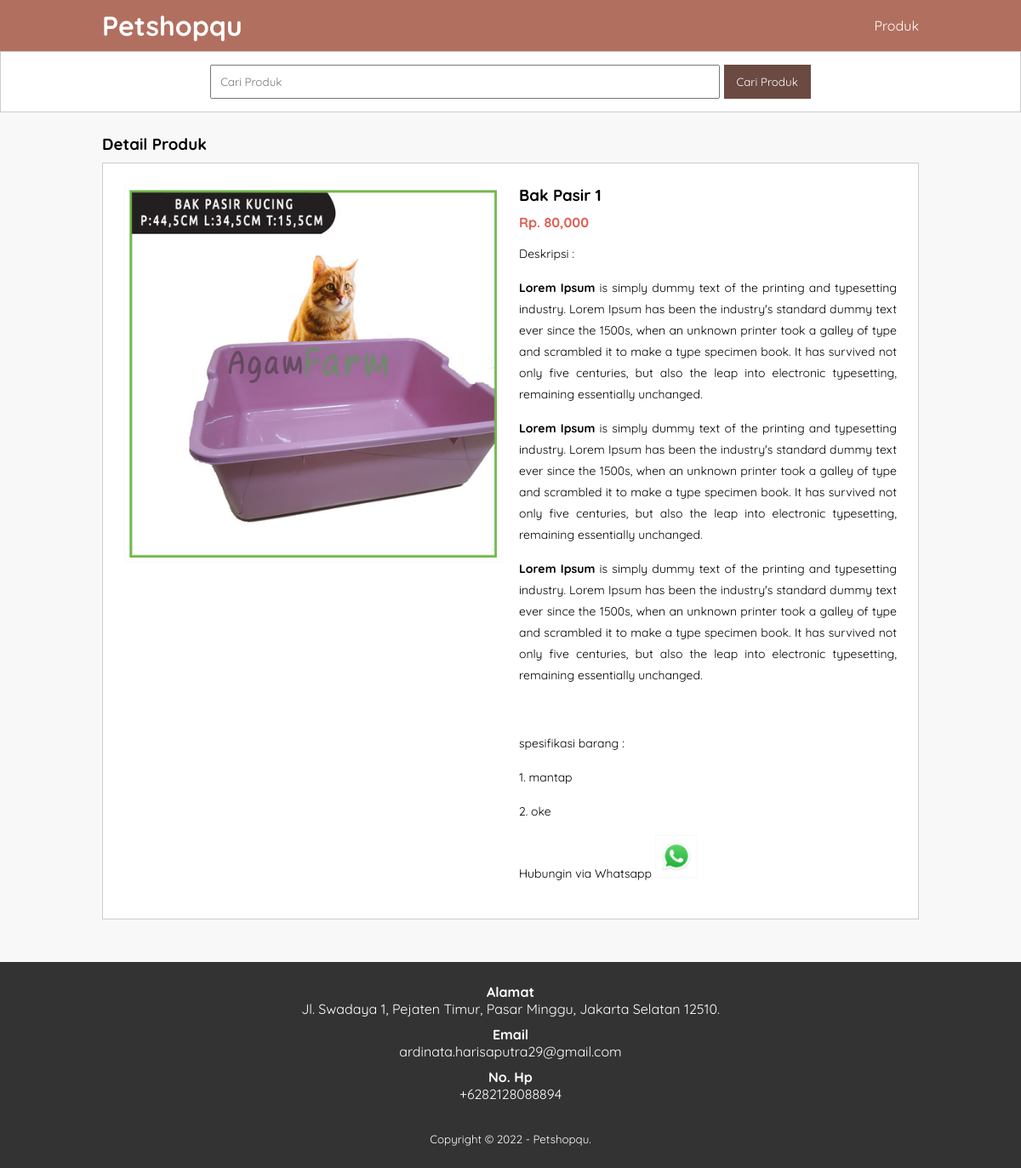
Screenshot of /detail-produk.php?id=8 with the database file from the repository.
### tables this page shows
CREATE TABLE `tb_product` (
  `product_id` int(11) NOT NULL,
  `category_id` int(11) NOT NULL,
  `product_name` varchar(100) NOT NULL,
  `product_price` int(11) NOT NULL,
  `product_description` text NOT NULL,
  `product_image` varchar(100) NOT NULL,
  `product_status` tinyint(1) NOT NULL,
  `data_created` timestamp NOT NULL DEFAULT current_timestamp()
);

### detail-produk.php (the view, shortened to what this page needs)
<?php
    include 'db.php';
    $kontak = mysqli_query($conn, "SELECT admin_telp, admin_email, admin_address FROM tb_admin
                        WHERE admin_id = 1");
    $a = mysqli_fetch_object($kontak);
    $produk = mysqli_query($conn, "SELECT * FROM tb_product WHERE product_id = '".$_GET['id']."' ");
    $p = mysqli_fetch_object($produk);
?>
<!DOCTYPE html>
<html lang="en">
<head>
    <link rel="stylesheet" type="text/css" href="css/style.css">
</head>
<body>
    <header>
        <div class="container">
            <h1><a href="index.php">Petshopqu</a></h1>
            <ul>
                <li><a href="produk.php">Produk</a></li>
            </ul>
        </div>
    </header>
    <div class="search">
        <div class="container">
            <form action="produk.php">
                <input type="text" name="search" placeholder="Cari Produk" value="<?php echo $_GET['search']?>">
                <input type="submit" name="cari" value="Cari Produk">
            </form>
        </div>
    </div>
    <div class="section">
        <div class="container">
            <h3>Detail Produk</h3>
            <div class="box">
                <div class="col-2">
                    <img src="produk/<?php echo $p->product_image ?>" width="100%">
                </div>
                <div class="col-2">
                    <h3><?php echo $p->product_name ?></h3>
                    <h4>Rp. <?php echo number_format($p->product_price) ?></h4>
                    <p>Deskripsi : <br>
                        <?php echo $p->product_description ?>
                    </p>
                    <p><a href="https://api.whatsapp.com/send?phone=<?php echo $a-> admin_telp ?>&text=Hai, saya tertarik dengan produk Anda." target="_blank">
                        Hubungin via Whatsapp <img src="img/wa.png" width="50px"></a>
                    </p>
                </div>
            </div>
        </div>
    </div>
    <div class="footer">
        <div class="container">
            <h4>Alamat</h4>
            <p><?php echo $a-> admin_address ?></p>
            <h4>Email</h4>
            <p><?php echo $a-> admin_email ?></p>
            <h4>No. Hp</h4>
            <p><?php echo $a-> admin_telp ?></p>
            <small>Copyright &copy; 2022 - Petshopqu.</small>
        </div>
    </div>
</body>
</html>

### css/style.css (style rules this page uses)
* { padding: 0; margin: 0; font-family: 'Quicksand', sans-serif; }
body { background-color: #f8f8f8; }
a { color: inherit; text-decoration: none; }
header { background-color: #b16f5f; color: #fff; }
header h1 { float: left; padding: 10px 0; }
header ul { float: right; }
header ul li { display: inline-block; }
header ul li a { padding: 20px 0 20px 15px; display: inline-block; }
.container { width: 80%; margin: 0 auto; }
.container:after { content: ''; display: block; clear: both; }
.section { padding: 25px 0; }
.box { background-color: #fff; border: 1px solid #ccc; padding: 15px; box-sizing: border-box; margin: 10px 0 25px 0; }
.box:after { content: ''; display: block; clear: both; }
.search { padding: 15px 0; background-color: #fff; border: 1px solid #ccc; text-align: center; }
.search input[type='text'] { width: 60%; padding: 10px; }
.search input[type='submit'] { padding: 12px 15px; background-color: #6b4a42; color: #fff; border: none; cursor: pointer; }
.footer { padding: 25px 0; background-color: #333; color: #fff; text-align: center; }
.footer p { margin-bottom: 10px; }
.footer small { margin-top: 25px; display: inline-block; }
.col-2 { width: 50%; min-height: 200px; padding: 10px; box-sizing: border-box; float: left; }
.col-2 h3 { margin-bottom: 10px; }
.col-2 h4 { color: #dd6054; }
.col-2 p { margin: 15px 0; text-align: justify; line-height: 25px; font-size: 14px; }
.col-2 img { border: 1px solid #f9f9f9; padding: 5px; box-sizing: border-box; }

### rows the page displays
tb_product: product_image (picture), product_name "Bak Pasir 1", product_price "80,000", product_description "Lorem Ipsum is simply dummy text of the printing and typesetting industry. Lorem Ipsum has been the industry's standard dummy text ever since the 1500s, when an unknown printer took a galley of type and scrambled it to make a type specimen book. It has survived not only five centuries, but also the leap into electronic typesetting, remaining essentially unchanged. Lorem Ipsum is simply dummy text of the printing and typesetting industry. Lorem Ipsum has been the industry's standard dummy text ever since the 1500s, when an unknown printer took a galley of type and scrambled it to make a type specimen book. It has survived not only five centuries, but also the leap into electronic…"

### other values shown
$a-> admin_address "Jl. Swadaya 1, Pejaten Timur, Pasar Minggu, Jakarta Selatan 12510."
$a-> admin_email "ardinata.harisaputra29@gmail.com"
$a-> admin_telp "+6282128088894"
